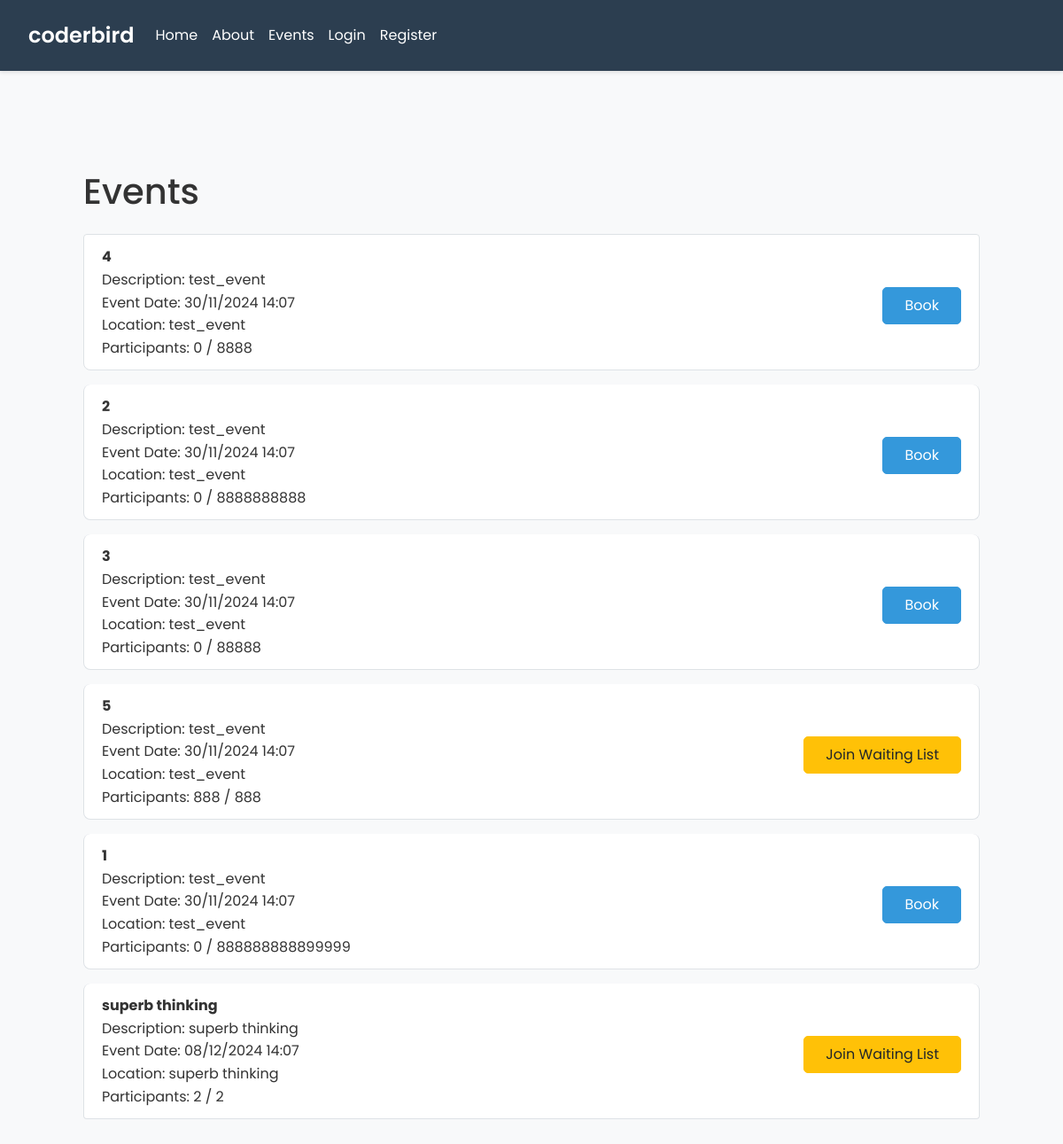
/events, run on an earlier commit of the app's database.
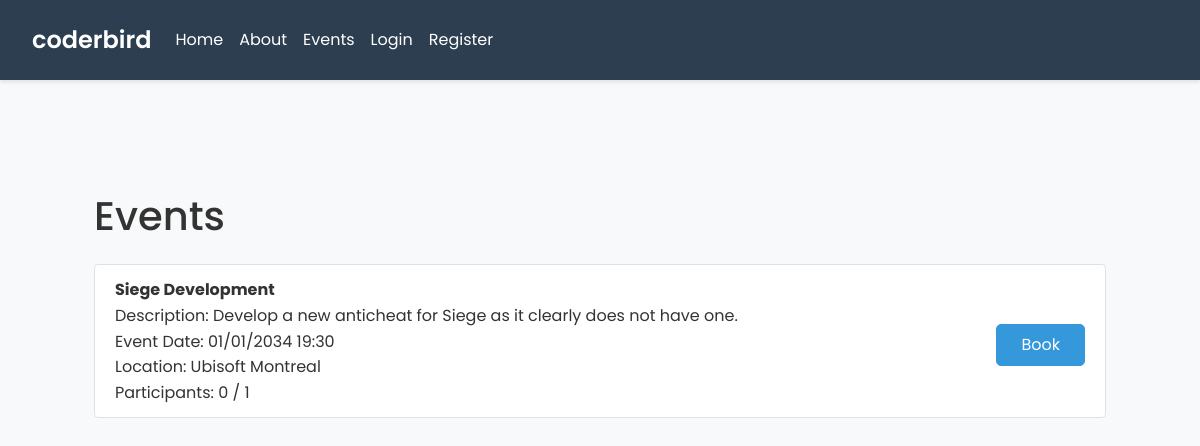
And on a later commit of the database.
### tables this page shows
CREATE TABLE `events` (`created` TEXT DEFAULT (strftime('%Y-%m-%d %H:%M:%fZ')) NOT NULL, `desc` TEXT DEFAULT '' NOT NULL, `event_date` TEXT DEFAULT '' NOT NULL, `id` TEXT PRIMARY KEY DEFAULT ('r'||lower(hex(randomblob(7)))) NOT NULL, `location` TEXT DEFAULT '' NOT NULL, `max_participants` NUMERIC DEFAULT 0 NOT NULL, `title` TEXT DEFAULT '' NOT NULL, `updated` TEXT DEFAULT (strftime('%Y-%m-%d %H:%M:%fZ')) NOT NULL, "participants" NUMERIC DEFAULT 0 NOT NULL);

### main.py (the view)
@app.route('/events')
def events():
    conn = get_db_connection()
    events = conn.execute('''
        SELECT events.*, COUNT(bookings.id) as participants
        FROM events
        LEFT JOIN bookings ON events.id = bookings.eventID
        GROUP BY events.id
    ''').fetchall()
    bookings = []
    if is_logged_in():
        cursor = conn.cursor()
        cursor.execute('SELECT eventID FROM bookings WHERE userID = ?', (session['user_id'],))
        bookings = [booking['eventID'] for booking in cursor.fetchall()]
    conn.close()
    e = []
    for event in events:
        event_dict = dict(event)
        event_dict['event_date'] = datetime.strptime(event['event_date'], "%Y-%m-%d %H:%M:%S.000Z").strftime("%d/%m/%Y %H:%M")
        e.append(event_dict)
    return render_template('events.html', is_logged_in=is_logged_in, is_admin=is_admin, events=e, bookings=bookings)

### main.py (called while the page is built, shortened)
def is_logged_in():
    return 'user_id' in session

def is_admin():
    if not is_logged_in():
        pass

def get_db_connection():
    conn = sqlite3.connect(r'pb_data\data.db')
    conn.row_factory = sqlite3.Row
    return conn

### templates/events.html (shortened to what this page needs)
{% extends 'base.html' %}
{% block content %}
<div class="container">
    <h1 class="mt-5">Events</h1>
    <ul class="list-group mt-4">
        {% for event in events %}
            <li class="list-group-item">
                <div class="event-outline d-flex justify-content-between align-items-center">
                    <div>
                        <strong>{{ event['title'] }}</strong><br>
                        Description: {{ event['desc'] }}<br>
                        Event Date: {{ event['event_date'] }}<br>
                        Location: {{ event['location'] }}<br>
                        Participants: {{ event['participants'] }} / {{ event['max_participants'] }}<br>
                    </div>
                    <div>
                        {% if event['id'] in bookings %}
                            <button class="btn btn-secondary mt-2" disabled>Booked</button>
                        {% elif event['participants'] >= event['max_participants'] %}
                            <form method="POST" action="{{ url_for('create_booking', event_id=event['id']) }}">
                                <button type="submit" class="btn btn-warning mt-2">Join Waiting List</button>
                            </form>
                        {% else %}
                            <form method="POST" action="{{ url_for('create_booking', event_id=event['id']) }}">
                                <button type="submit" class="btn btn-primary mt-2">Book</button>
                            </form>
                        {% endif %}
                    </div>
                </div>
            </li>
        {% endfor %}
    </ul>
</div>
{% endblock %}

### templates/base.html (shortened to what this page needs)
<!DOCTYPE html>
<html lang="en">
<head>
    <link rel="stylesheet" href="https://stackpath.bootstrapcdn.com/bootstrap/4.5.2/css/bootstrap.min.css">
    <link rel="stylesheet" href="{{ url_for('static', filename='styles.css') }}">
</head>
<body>
    <nav class="navbar navbar-expand-lg navbar-light bg-light">
        <a class="navbar-brand" href="/">coderbird</a>
        <div class="collapse navbar-collapse" id="navbarNav">
            <ul class="navbar-nav mr-auto">
                <li class="nav-item">
                    <a class="nav-link" href="/">Home</a>
                </li>
                <li class="nav-item">
                    <a class="nav-link" href="/about">About</a>
                </li>
                <li class="nav-item">
                    <a class="nav-link" href="/events">Events</a>
                </li>
                {% if is_logged_in() %}
                    <li class="nav-item">
                        <a class="nav-link" href="/dashboard">Dashboard</a>
                    </li>
                    {% if is_admin() %}
                    <li class="nav-item">
                        <a class="nav-link" href="/admin">Admin</a>
                    </li>
                    {% endif %}
                    <li class="nav-item">
                        <a class="nav-link" href="/auth/logout">Logout</a>
                    </li>
                {% else %}
                    <li class="nav-item">
                        <a class="nav-link" href="/auth/login">Login</a>
                    </li>
                    <li class="nav-item">
                        <a class="nav-link" href="/auth/register">Register</a>
                    </li>
                {% endif %}
            </ul>
        </div>
    </nav>
    <div class="container">
        {% block content %}{% endblock %}
    </div>
</body>
</html>

### static/styles.css (style rules this page uses)
body { font-family: 'Poppins', sans-serif; line-height: 1.6; background-color: #f8f9fa; color: #333; }
.navbar { background-color: #2c3e50 !important; padding: 1rem 2rem; box-shadow: 0 2px 4px rgba(0,0,0,0.1); }
.navbar-brand { color: #fff !important; font-weight: 600; font-size: 1.5rem; }
.nav-link { color: #fff !important; transition: color 0.3s ease; }
.container { padding: 2rem; }
.list-group-item { border-radius: 8px; margin-bottom: 1rem; border: 1px solid #dee2e6; transition: transform 0.2s ease, box-shadow 0.2s ease; }
.btn { padding: 0.5rem 1.5rem; border-radius: 5px; transition: all 0.3s ease; }
.btn-primary { background-color: #3498db; border-color: #3498db; }

What changed in the data, as far as the page shows it:
removed events: title "4", desc "test_event", event_date "30/11/2024 14:07", location "test_event", participants "0", max_participants "8888"
removed events: title "2", desc "test_event", event_date "30/11/2024 14:07", location "test_event", participants "0", max_participants "8888888888"
removed events: title "3", desc "test_event", event_date "30/11/2024 14:07", location "test_event", participants "0", max_participants "88888"
removed events: title "5", desc "test_event", event_date "30/11/2024 14:07", location "test_event", participants "888", max_participants "888"
removed events: title "1", desc "test_event", event_date "30/11/2024 14:07", location "test_event", participants "0", max_participants "888888888899999"
removed events: title "superb thinking", desc "superb thinking", event_date "08/12/2024 14:07", location "superb thinking", participants "2", max_participants "2"
added events: title "Siege Development", desc "Develop a new anticheat for Siege as it clearly does not have one.", event_date "01/01/2034 19:30", location "Ubisoft Montreal", participants "0", max_participants "1"
